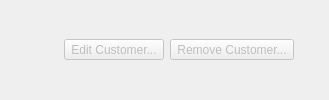
    <widget class="QWidget" name="widget_customer" native="true">
     <layout class="QHBoxLayout" name="horizontalLayout_5">
      <property name="topMargin">
       <number>4</number>
      </property>
      <property name="bottomMargin">
       <number>4</number>
      </property>
      <item>
       <widget class="QLabel" name="lbl_customer">
        <property name="textFormat">
         <enum>Qt::RichText</enum>
        </property>
       </widget>
      </item>
      <item>
       <spacer name="horizontalSpacer">
        <property name="orientation">
         <enum>Qt::Horizontal</enum>
        </property>
        <property name="sizeHint" stdset="0">
         <size>
          <width>40</width>
          <height>20</height>
         </size>
        </property>
       </spacer>
      </item>
      <item>
       <widget class="QToolButton" name="tbtn_edit_customer">
        <property name="enabled">
         <bool>false</bool>
        </property>
        <property name="sizePolicy">
         <sizepolicy hsizetype="Minimum" vsizetype="Fixed">
          <horstretch>0</horstretch>
          <verstretch>0</verstretch>
         </sizepolicy>
        </property>
        <property name="statusTip">
         <string>Edit the selected customer</string>
        </property>
        <property name="text">
         <string>Edit Customer...</string>
        </property>
        <property name="icon">
         <iconset resource="../rc/resources.qrc">
          <normaloff>:/images/images/customer_edit.png</normaloff>:/images/images/customer_edit.png</iconset>
        </property>
        <property name="iconSize">
         <size>
          <width>16</width>
          <height>16</height>
         </size>
        </property>
        <property name="toolButtonStyle">
         <enum>Qt::ToolButtonTextBesideIcon</enum>
        </property>
       </widget>
      </item>
      <item>
       <widget class="QToolButton" name="tbtn_remove_customer">
        <property name="enabled">
         <bool>false</bool>
        </property>
        <property name="sizePolicy">
         <sizepolicy hsizetype="Minimum" vsizetype="Fixed">
          <horstretch>0</horstretch>
          <verstretch>0</verstretch>
         </sizepolicy>
        </property>
        <property name="statusTip">
         <string>Remove the selected customer</string>
        </property>
        <property name="text">
         <string>Remove Customer...</string>
        </property>
        <property name="icon">
         <iconset resource="../rc/resources.qrc">
          <normaloff>:/images/images/customer_remove.png</normaloff>:/images/images/customer_remove.png</iconset>
        </property>
        <property name="iconSize">
         <size>
          <width>16</width>
          <height>16</height>
         </size>
        </property>
        <property name="toolButtonStyle">
         <enum>Qt::ToolButtonTextBesideIcon</enum>
        </property>
       </widget>
      </item>
      <item>
       <widget class="QPushButton" name="btn_clear_customer">
        <property name="maximumSize">
         <size>
          <width>18</width>
          <height>18</height>
         </size>
        </property>
        <property name="statusTip">
         <string>Clear selection</string>
        </property>
        <property name="icon">
         <iconset resource="../rc/resources.qrc">
          <normaloff>:/images/images/clear.png</normaloff>:/images/images/clear.png</iconset>
        </property>
        <property name="flat">
         <bool>true</bool>
        </property>
       </widget>
      </item>
     </layout>
    </widget>
